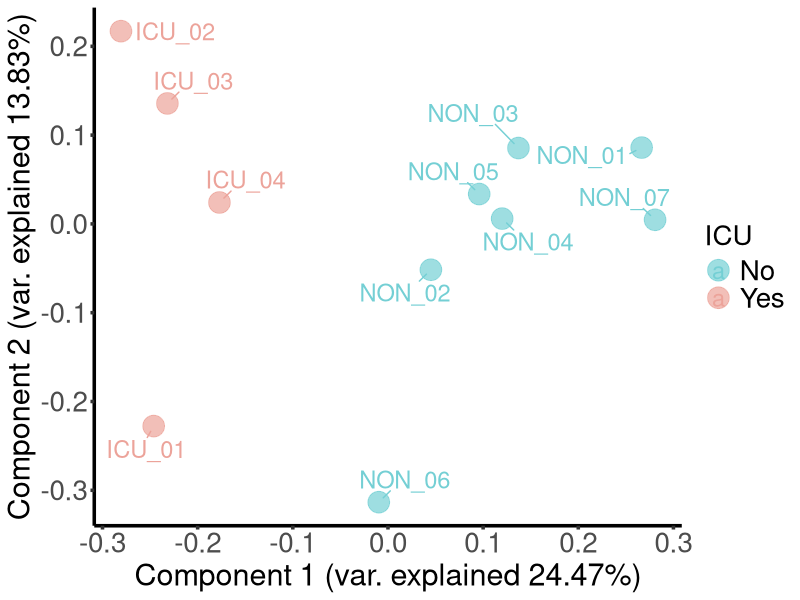

Recreate this plot in R.
# Load necessary libraries
library(ggplot2)
library(ggrepel)

# Create the data frame with your provided data
df <- data.frame(
  dim1 = c(-0.2462, -0.2806, -0.2318, -0.1771, 0.2666, 0.0451, 0.1371, 0.12, 0.09587, -0.009653, 0.2807),
  dim2 = c(-0.2277, 0.2171, 0.1357, 0.02414, 0.08596, -0.05162, 0.08547, 0.00598, 0.03366, -0.3134, 0.004655),
  dim3 = c(-0.132, -0.1909, 0.3878, -0.06848, 0.003603, 0.001156, -0.06461, -0.01907, -0.04868, 0.1043, 0.02681),
  dim4 = c(0.2858, -0.175, 0.07799, -0.03482, 0.1244, -0.05819, 0.04795, -0.01423, 0.004965, -0.241, -0.01788),
  dim5 = c(0.01539, -0.02849, 0.009801, -0.05197, -0.2001, 0.3213, -0.01984, -0.009724, -0.002064, -0.1427, 0.1084),
  dim6 = c(-0.06034, -0.1615, -0.001811, 0.2088, -0.1978, -0.09017, 0.1403, 0.09928, 0.1433, -0.0372, -0.04301),
  dim7 = c(0.06985, 0.07437, 0.02639, -0.09164, -0.1503, -0.201, -0.0122, -0.003119, 0.01053, -0.001089, 0.2782),
  dim8 = c(0.02248, 0.04545, 0.02596, -0.2391, -0.06757, -0.00442, 0.1443, 0.09059, 0.07881, 0.03771, -0.1342),
  label = c(1, 2, 3, 4, 5, 6, 7, 8, 9, 10, 11),
  Name = c("ICU_01",	"ICU_02",	"ICU_03",	"ICU_04",	"NON_01",	"NON_02",	"NON_03",	"NON_04",	"NON_05",	"NON_06",	"NON_07"),
  Group = c("ICU_ABS", "ICU_ABS", "ICU_ABS", "ICU_ABS", "NONICU", "NONICU", "NONICU", "NONICU", "NONICU", "NONICU", "NONICU"),
  Age = c(62, 47, 63, 45, 72, 62, 45, 44, 65, 50, 70),
  Sex = c("Male", "Female", "Female", "Male", "Male", "Female", "Female", "Male", "Male", "Female", "Male"),
  Batch = c("Batch4", "Batch6", "Batch7", "Batch11", "Batch1", "Batch7", "Batch3", "Batch3", "Batch3", "Batch4", "Batch4")
)

# Create 'ICU' variable based on 'Group'
df$ICU <- ifelse(df$Group == "ICU_ABS", "Yes", "No")

# Eigenvalues (variance explained)
eigenvalues <- c(0.23, 0.13, 0.12, 0.11, 0.10, 0.09, 0.09, 0.07)
total_variance <- sum(eigenvalues)
var_exp <- eigenvalues / total_variance

# Create the MDS plot with specified format and style
p1 <- ggplot(df, aes(x = dim1, y = dim2, label = Name, col = ICU)) +
  geom_point(size = 7, alpha = 0.7) +  # Increase point size and add transparency
  geom_text_repel(
    box.padding = 0.6,             # Increase padding around the text box
    point.padding = 0.5,           # Increase padding around the data point
    min.segment.length = 0.3,      # Adjust the length of the segment lines
    size = 6                       # Increase text size
  ) +
  scale_color_manual(values = c("Yes" = "#ECA39A", "No" = "#74CFD4")) +
  labs(
    x = paste0("Component 1 (var. explained ", round(var_exp[1] * 100, 2), "%)"),
    y = paste0("Component 2 (var. explained ", round(var_exp[2] * 100, 2), "%)")
  ) +
  theme_classic() +
  theme(
    axis.text.x = element_text(size = 20),    # Increase axis text size
    axis.text.y = element_text(size = 20),
    axis.title.x = element_text(size = 22),   # Increase axis title size
    axis.title.y = element_text(size = 22),
    axis.line = element_line(size = 1.2),     # Increase axis line thickness
    axis.ticks = element_line(size = 1.2),    # Thicken axis ticks
    legend.position = "right",
    legend.text = element_text(size = 20),    # Increase legend text size
    legend.title = element_text(size = 20)    # Increase legend title size
  )

# Display the plot
pdf(file="dmricher/interactiveMDS/MDS_11_newNames.pdf", height=8, width=12)
print(p1)
dev.off()
